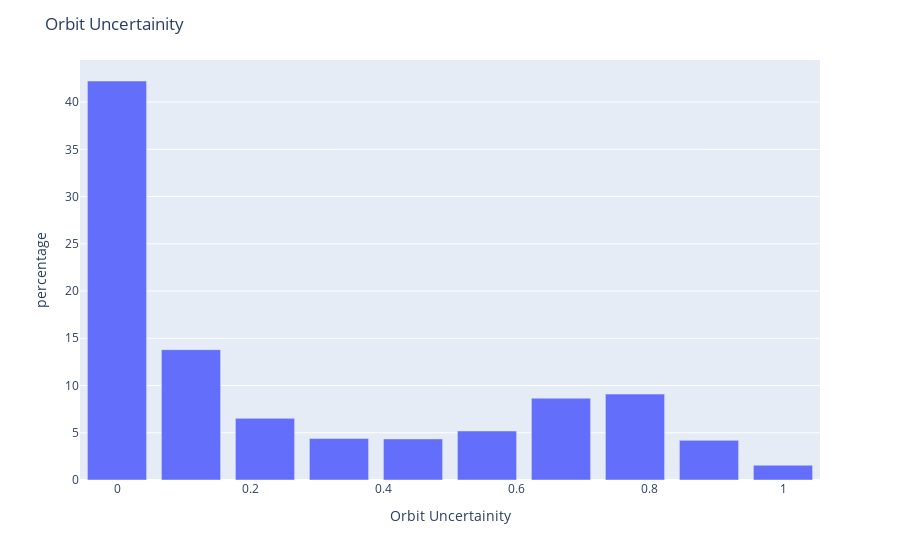

This figure's notebook cell:
### Code cell
# get the values
print(df['Orbit Uncertainity'].value_counts())
print('\n')

# show Orbit uncertainty value chart
df1 = df.groupby(["Orbit Uncertainity"]).count().reset_index()

fig = px.bar(df1,
    y=df.groupby(["Orbit Uncertainity"]).size()/len(df)*100,
    x="Orbit Uncertainity")
fig.update_layout(yaxis_title='percentage',
    title_text='Orbit Uncertainity')
fig.show()

### Figure 1 — Plotly figure (JSON) as saved in the notebook; plotly's stock layout.template omitted (floating-point values rounded to 4 significant figures)
{"data": [{"alignmentgroup": "True", "hovertemplate": "Orbit Uncertainity=%{x}<br>y=%{y}<extra></extra>", "legendgroup": "", "marker": {"color": "#636efa", "pattern": {"shape": ""}}, "name": "", "offsetgroup": "", "orientation": "v", "showlegend": false, "textposition": "auto", "type": "bar", "x": [0, 0.1111, 0.2222, 0.3333, 0.4444, 0.5556, 0.6667, 0.7778, 0.8889, 1], "xaxis": "x", "y": [42.23, 13.8, 6.523, 4.4, 4.349, 5.188, 8.66, 9.092, 4.196, 1.564], "yaxis": "y"}], "layout": {"barmode": "relative", "legend": {"tracegroupgap": 0}, "margin": {"t": 60}, "title": {"text": "Orbit Uncertainity"}, "xaxis": {"anchor": "y", "domain": [0, 1], "title": {"text": "Orbit Uncertainity"}}, "yaxis": {"anchor": "x", "domain": [0, 1], "title": {"text": "percentage"}}}}
